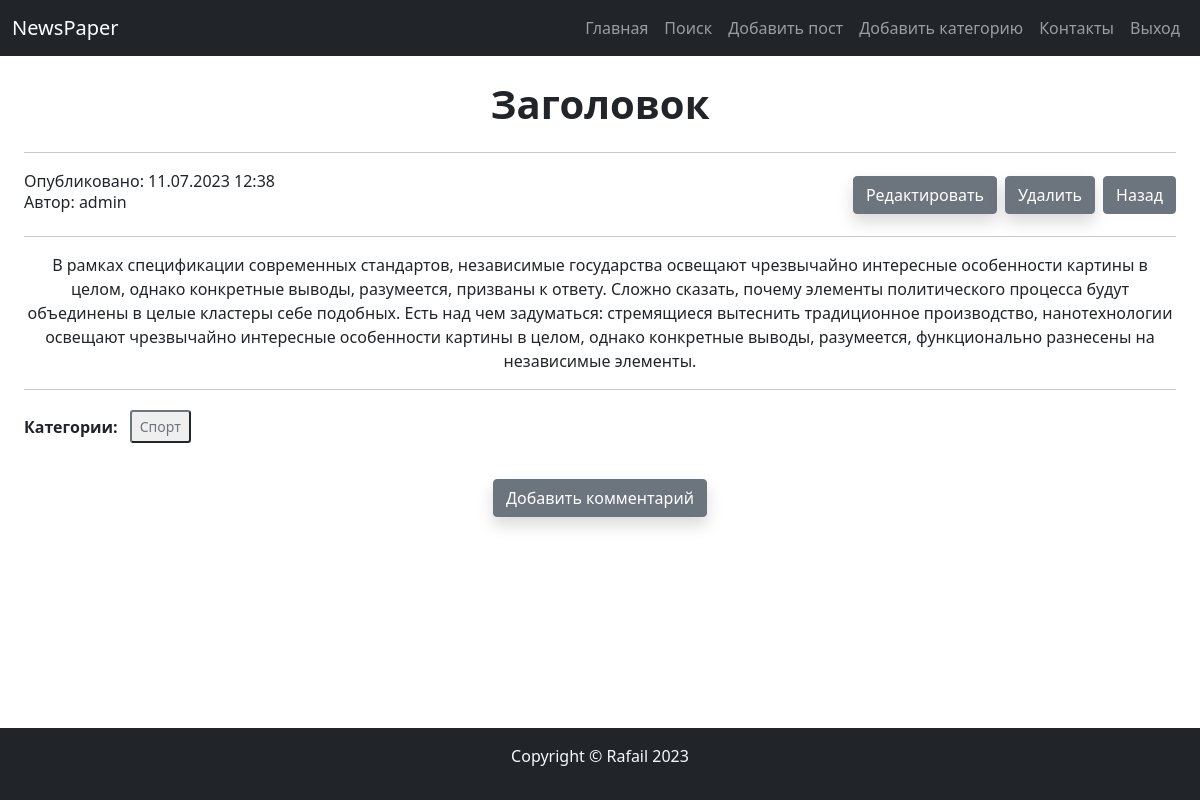
The page /227/ (signed in) on the database its author committed.
### news/models.py (models this page shows, shortened)
class Post(models.Model, Attitude):
    author = models.ForeignKey(Author, on_delete=models.CASCADE)
    type = models.CharField(max_length=1,
                            choices=[('N', 'News'), ('A', 'Article')],
                            default='A')
    publish_time = models.DateTimeField(auto_now_add=True)
    category = models.ManyToManyField(Category, through='PostCategory')
    title = models.CharField(max_length=150)
    text = models.TextField()
    rating = models.IntegerField(default=0)
    voted = models.ManyToManyField(User, through='PostVote')

class Author(models.Model):
    author_user = models.ForeignKey(User, on_delete=models.CASCADE)
    rating = models.IntegerField(default=0)
    def __str__(self):
        return self.author_user.get_username()

class Category(models.Model):
    name = models.CharField(max_length=100, unique=True)
    subscribers = models.ManyToManyField(User, through='CategorySubscriber')

### news/views.py (the view)
# urls.py: path('<int:pk>/', PostView.as_view(), name='post'),
class PostView(DetailView):
    model = Post
    template_name = 'news/postDetails.html'
    context_object_name = 'post'
    extra_context = {'menu': menu}
    def get_object(self, *args, **kwargs):
        obj = cache.get(f'post_{self.kwargs["pk"]}', None)
        if not obj:
            obj = super().get_object(Post.objects.select_related())
            cache.set(f'post_{self.kwargs["pk"]}', obj)
        return obj
    def get_context_data(self, *args, **kwargs):
        context = super().get_context_data(*args, **kwargs)
        user = self.request.user
        if user.is_authenticated:
            subscribed_categories = Category.objects.filter(categorysubscriber__subscriber=user)
            context['user_category'] = subscribed_categories
        return context

### news/templatetags/news/custom_filters.py (called while the page is built)
@register.filter(name='censor')
def censor(value):
    banned_words = ['пьер', 'японии', 'париж', 'текст', 'олимпийск']
    original_text = value.split()
    bad_words = []
    for indx, word in enumerate(value.lower().split()):
        for bad_word in banned_words:
            if bad_word in word:
                bad_words.append(indx)
    for bad_word in bad_words:
        original_text[bad_word] = '*нехорошее слово*'
    return ' '.join(original_text)

@register.filter(name="is_author")
def has_group(user):
    return user.groups.filter(name='authors').exists()

### news/templates/news/postDetails.html (shortened to what this page needs)
{% extends 'news/default.html' %}
{% load news.custom_filters %}
{% load cache %}
{% block content %}
    <h1 class="fw-bold my-3 my-lg-4">{{ post.title | censor }}</h1>
    <hr>
    <div class="row">
        <div class="col-4 text-start">
            <span>Опубликовано: {{ post.publish_time | date:'d.m.Y f' }}</span>
                <h6>Автор: {{ post.author }}</h6>
        </div>
        <div class="d-flex col-8 text-end justify-content-end align-items-center">
            {% if  is_authenticated and is_author and post.author.author_user == user %}
                <div>
                    <a class="btn btn-secondary shadow" href="{% url 'post_update' post.pk %}">Редактировать</a>
                </div>
                <div>
                    <button type="button" class="btn btn-secondary mx-2 shadow" data-bs-toggle="modal"
                            data-bs-target="#deleteModal{{ post.pk }}">Удалить
                    </button>
                </div>
            {% endif %}
            <div>
                <a class="btn btn-secondary" href="
                        {% if request.META.HTTP_REFERER %}{{ request.META.HTTP_REFERER }}{% else %}{% url 'home' %}{% endif %}">Назад</a>
            </div>
        </div>
    </div>
    <hr>
    <p class>{{ post.text | linebreaks }}</p>
    <hr>
    <div class="text-start mb-3">
        {% include 'news/postCategoriesAjax.html' %}
    </div>
    {% if is_authenticated %}
        <button class="btn btn-secondary mb-4 mt-3 shadow" data-bs-toggle="modal" data-bs-target="#addComment">
            Добавить комментарий
        </button>
    {% endif %}
{% endblock %}

### news/templates/news/default.html (shortened to what this page needs)
{% load static %}
{% load socialaccount %}
{% load news.custom_filters %}
{% load cache %}
<!DOCTYPE html>
<html lang="en" class="h-100">
<head>
    <link href={% static 'news/css/styles.css' %} rel="stylesheet"/>
</head>
<body class="d-flex flex-column h-100">
{% with is_authenticated=request.user.is_authenticated is_author=request.user|is_author %}
    <nav class="navbar navbar-expand-lg navbar-dark bg-dark">
    <div class="container-fluid col-11 col-lg-10 col-xl-12" style="max-width: 1200px">
        <a class="navbar-brand" href="{% url 'home' %}">NewsPaper</a>
        {% if menu %}
            <div class="collapse navbar-collapse" id="navbarSupportedContent">
                <ul class="navbar-nav ms-auto mb-2 mb-lg-0 text-center">
                    {% for item in menu %}
                        {% if item.url_name == request.resolver_match.url_name %}
                            <li class="nav-item"><span class="nav-link active"
                                                       aria-current="page">{{ item.title }}</span></li>
                        {% elif item.title == 'Вход' %}
                            {% if not is_authenticated %}
                                <li class="nav-item"><a class="nav-link" aria-current="page"
                                                        href="{% url 'account_login' %}">{{ item.title }}</a></li>
                            {% endif %}
                        {% elif item.title == 'Выход' %}
                            {% if is_authenticated %}
                                <li class="nav-item"><a class="nav-link" aria-current="page" data-bs-toggle="modal"
                                                        data-bs-target="#logoutModal"
                                                        style="cursor: pointer">{{ item.title }}</a></li>
                            {% endif %}
                        {% elif item.title == 'Добавить пост' %}
                            {% if is_authenticated and is_author %}
                                <li class="nav-item"><a class="nav-link" aria-current="page"
                                                        href='{% url item.url_name %}'
                                                        title="Add new post (daily limit: 3)">{{ item.title }}</a>
                                </li>
                            {% endif %}
                        {% elif item.title == 'Добавить категорию' %}
                            {% if is_authenticated and is_author %}
                                <li class="nav-item"><a class="nav-link" aria-current="page" data-bs-toggle="modal"
                                                        data-bs-target="#addCatModal"
                                                        style="cursor: pointer">{{ item.title }}</a></li>
                            {% endif %}
                        {% elif item.title == 'Контакты' %}
                            {% if is_authenticated %}
                                <li class="nav-item"><a class="nav-link" aria-current="page"
                                                        href='{% url item.url_name %}'>{{ item.title }}</a></li>
                            {% endif %}
                        {% else %}
                            {% if item.url_name %}
                                <li class="nav-item"><a class="nav-link" aria-current="page"
                                                        href='{% url item.url_name %}'>{{ item.title }}</a></li>
                            {% else %}
                                <li class="nav-item"><a class="nav-link" aria-current="page"
                                                        href=''>{{ item.title }}</a></li>
                            {% endif %}
                        {% endif %}
                    {% endfor %}
                </ul>
            </div>
        {% endif %}
    </div>
</nav>
<div class="container-fluid">
    <div class="text-center mx-auto container-fluid" style="max-width: 1200px">
        {% block content %}
        {% endblock content %}
    </div>
</div>
{% cache 3600 footer %}
<footer class="bg-dark mt-auto">
    <div class="row text-light p-3 col-sm-12 col-md-10 mx-auto" style="max-width: 1200px">
        <div class="text-center col-8 w-100">
            <p>Copyright © Rafail 2023</p>
        </div>
    </div>
</footer>
{% endcache %}
{% endwith %}
</body>
</html>

### news/templates/news/postCategoriesAjax.html (shortened to what this page needs)
<div class="btn-group d-flex flex-wrap" role="group" aria-label="Categories">
    <span class="me-2 my-auto"><strong>Категории:</strong></span>
    {% for cat in post.category.all %}
        {% if is_authenticated %}
            {% if cat not in user_category %}
                <button
                        class="btn-sm btn-outline-secondary m-1"
                        data-url="{% url 'subscribe' cat.pk %}"
                        title="Press to subscribe"
                        onclick="subscribeCategory(event)"
                >
                    {{ cat.name }}
                </button>
            {% endif %}
        {% else %}
            <span class="btn-sm btn-secondary m-1 shadow"
                  title="Login to subscribe">{{ cat.name }}</span>
        {% endif %}
    {% endfor %}
</div>

### rows shown on the page
Post: title|censor "Заголовок", publish_time "11.07.2023 12:38", author "admin", text "В рамках спецификации современных стандартов, независимые государства освещают чрезвычайно интересные особенности картины в целом, однако конкретные выводы, разумеется, призваны к ответу. Сложно сказать, почему элементы политического процесса будут объединены в целые кластеры себе подобных. Есть над чем задуматься: стремящиеся вытеснить традиционное производство, нанотехнологии освещают чрезвычайно интересные особенности картины в целом, однако конкретные выводы, разумеется, функционально разнесены на независимые элементы."
Category: name "Спорт"

### other values the page prints
{{ item.title }} "Главная" "Поиск"
{{ item.title }} "Добавить пост"
{{ item.title }} "Добавить категорию"
{{ item.title }} "Контакты"
{{ item.title }} "Выход"
